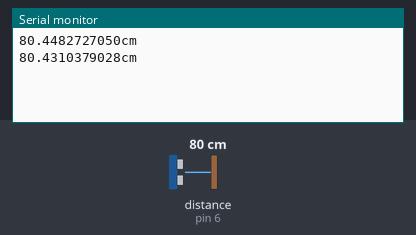
Simulated run of this sketch. Board: Arduino Uno, built with avr-gcc and run on an emulated ATmega328P. Parts: the last lines printed to the serial monitor. Wiring (inferred from the names in the program): ultrasonic range finder: trigger pin 7; echo pin 6. The test bench sets the inputs (shaded band); at power-on: distance to the obstacle (sensor on pin 6) 80 cm. The echo pulse lasts 58.3 µs per cm.

Above: at 1.8 s.
1.9 s: distance to the obstacle (sensor on pin 6) set to 2 cm
At 2.8 s:
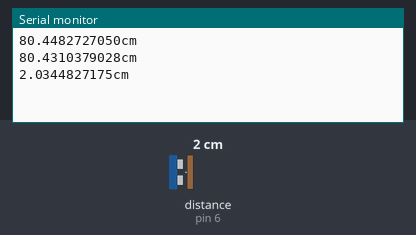
3.4 s: distance to the obstacle (sensor on pin 6) set to 4 cm
At 4.8 s:
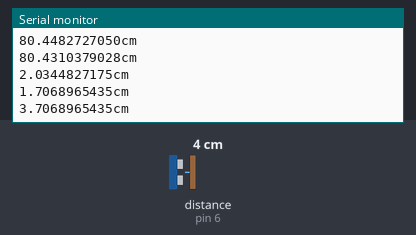
Timing chart, 0 to 6.4 s (numbered marks = the images above; inputs shaded):
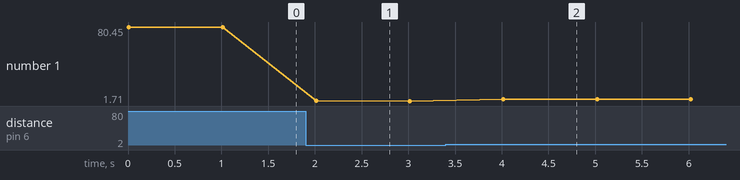

The sketch:

Arduino_hc-sr04_dist.ino
```cpp
/********************
 * Program:  HC-SR04 sensor tester
 * Description: print distance to serial
 ********************/

#define ECHO_PIN  6
#define TRIG_PIN 7

float v=331.5+0.6*20; // m/s

void setup() {
  // to run once
  Serial.begin(38400); // Initialize the serial port
  pinMode(TRIG_PIN, OUTPUT);
  digitalWrite(TRIG_PIN, LOW);
  pinMode(ECHO_PIN, INPUT);
}

// Define a new function that reads and convert the raw reading to distance
float distance_centimetre() {
  // send sound pulse
  digitalWrite(TRIG_PIN, HIGH); // pulse started
  delayMicroseconds(12);
  digitalWrite(TRIG_PIN, LOW); // pulse stopped

  // listen for echo
  float tUs = pulseIn(ECHO_PIN, HIGH); // microseconds
  float distance = tUs / 58; // cm
  return distance;
}

void loop() {
  Serial.print(distance_centimetre(), DEC);
  Serial.println("cm");
  delay(1000); // ms
}
```

Measured:
- after the input at 1.9 s, the serial monitor: prints a new line after 0.11 s (image 1)
- after the input at 3.4 s, the serial monitor: prints a new line after 0.62 s (image 2)
- plotted number 1: 80.43 → 1.71 after the input at 1.9 s, 1.71 → 3.71 after the input at 3.4 s
